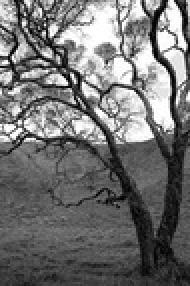
#> input picture image1.jpeg, 95 x 143 px, shrunk from 183 x 275 before the run (shown 2 times larger)
$ python main.py
#> lines starting #> are read from the running program, lines starting #| are printed output that depends on the picture
from PIL import Image

ROBINSON_MASKS = [
    [[-1, 0, 1], [-2, 0, 2], [-1, 0, 1]],
    [[0, 1, 2], [-1, 0, 1], [-2, -1, 0]],
    [[1, 2, 1], [0, 0, 0], [-1, -2, -1]],
    [[2, 1, 0], [1, 0, -1], [0, -1, -2]],
    [[1, 0, -1], [2, 0, -2], [1, 0, -1]],
    [[0, -1, -2], [1, 0, -1], [2, 1, 0]],
    [[-1, -2, -1], [0, 0, 0], [1, 2, 1]],
    [[-2, -1, 0], [-1, 0, 1], [0, 1, 2]],
]


def readimg(filename):
#> called with filename = 'image1.jpeg'
    image = Image.open(filename).convert("L")
    pixels = list(image.getdata())
#> pixels = 13585 values, max 255 at index 155, min 0 at index 661, mean 114.1
    width, height = image.size
#> width = 95; height = 143
    return [pixels[i * width:(i + 1) * width] for i in range(height)], width, height

def save(image, filename):
    height = len(image)
    width = len(image[0])
    output = Image.new("L", (width, height))
    flat_pixels = [image[y][x] for y in range(height) for x in range(width)]
    output.putdata(flat_pixels)
    output.save(filename)

def apply(image, width, height):
    edge_image = [[0 for _ in range(width)] for _ in range(height)]
    for y in range(1, height - 1):
        for x in range(1, width - 1):
            max_gradient = 0
            for mask in ROBINSON_MASKS:
                gradient = 0
                for dy in range(-1, 2):
                    for dx in range(-1, 2):
                        gradient += image[y + dy][x + dx] * mask[dy + 1][dx + 1]
                max_gradient = max(max_gradient, abs(gradient))
            edge_image[y][x] = min(255, max_gradient)
    return edge_image

def process(filepaths):
    for filepath in filepaths:
        try:
            image, width, height = readimg(filepath)
#> image = 143 items; width = 95; height = 143
            edge_image = apply(image, width, height)
#> after the loop in apply, `for y in range(1, height - 1):`: edge_image = 143 items
#> edge_image = 143 items
            op = "output" + filepath.split(".")[0] + ".jpeg"
            save(edge_image, op)
#> in save, `height = len(image)`: height = 143
#> in save, `output = Image.new("L", (width, height))`: output: PIL image 95x143 L; every value is 0
#> in save, `flat_pixels = [image[y][x] for y in range(height) for x in range(width)]`: flat_pixels = 13585 values, max 255 at index 97, min 0 at index 0, mean 130.3
#> in save, `output.putdata(flat_pixels)`:
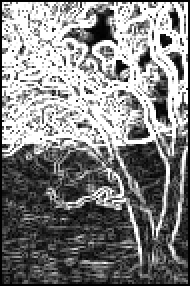
#> output: PIL image 95x143 L (shown 2 times larger); min 0, max 255, mean 130.3
        except Exception as e:
            print(f"Failed to process {filepath}: {e}")
#> pass 2 of the loop in process, `for filepath in filepaths:`:
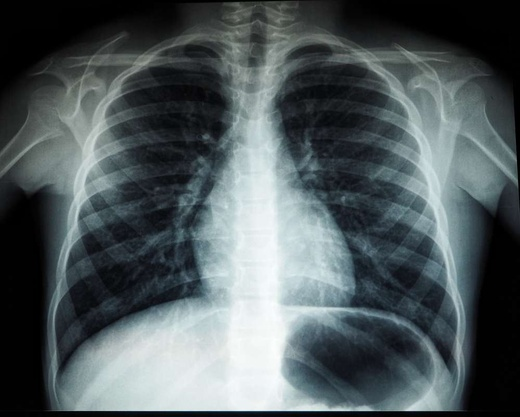
#> input picture image2.jpeg, 520 x 417 px, shrunk from 999 x 800 before the run
#> pixels = 216840 items
#> in process, `image, width, height = readimg(filepath)`: image = 417 items; width = 520; height = 417
#> in process, `edge_image = apply(image, width, height)`: edge_image = 417 items
#> in save (call 2), `height = len(image)`: height = 417
#> flat_pixels = 216840 items
#> in save (call 2), `output.putdata(flat_pixels)`:
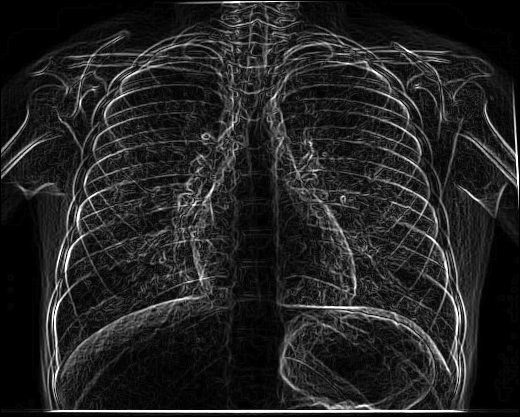
#> output: PIL image 520x417 L; min 0, max 255, mean 35.3
#> pass 3 of the loop in process, `for filepath in filepaths:`:
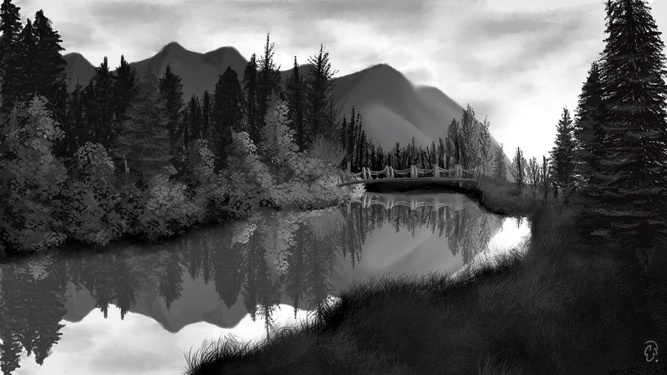
#> input picture image3.jpeg, 667 x 375 px, shrunk from 1280 x 720 before the run
#> pixels = 250125 items
#> in process, `image, width, height = readimg(filepath)`: image = 375 items; width = 667; height = 375
#> in process, `edge_image = apply(image, width, height)`: edge_image = 375 items
#> in save (call 3), `height = len(image)`: height = 375
#> flat_pixels = 250125 items
#> in save (call 3), `output.putdata(flat_pixels)`:
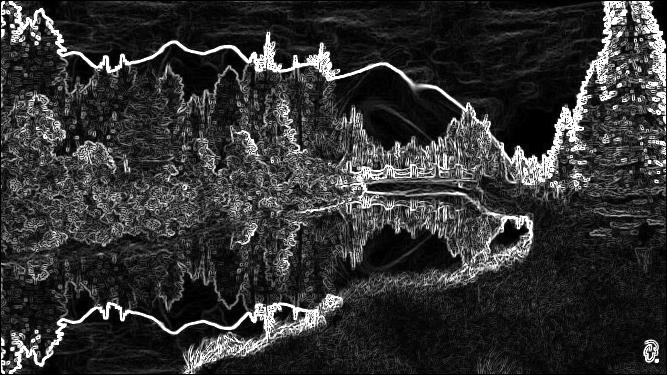
#> output: PIL image 667x375 L; min 0, max 255, mean 50.6
#> the loop made 5 passes; the first 3 are shown

filepaths = ["image1.jpeg", "image2.jpeg", "image3.jpeg", "image4.jpeg", "image5.jpeg"]
process(filepaths)
